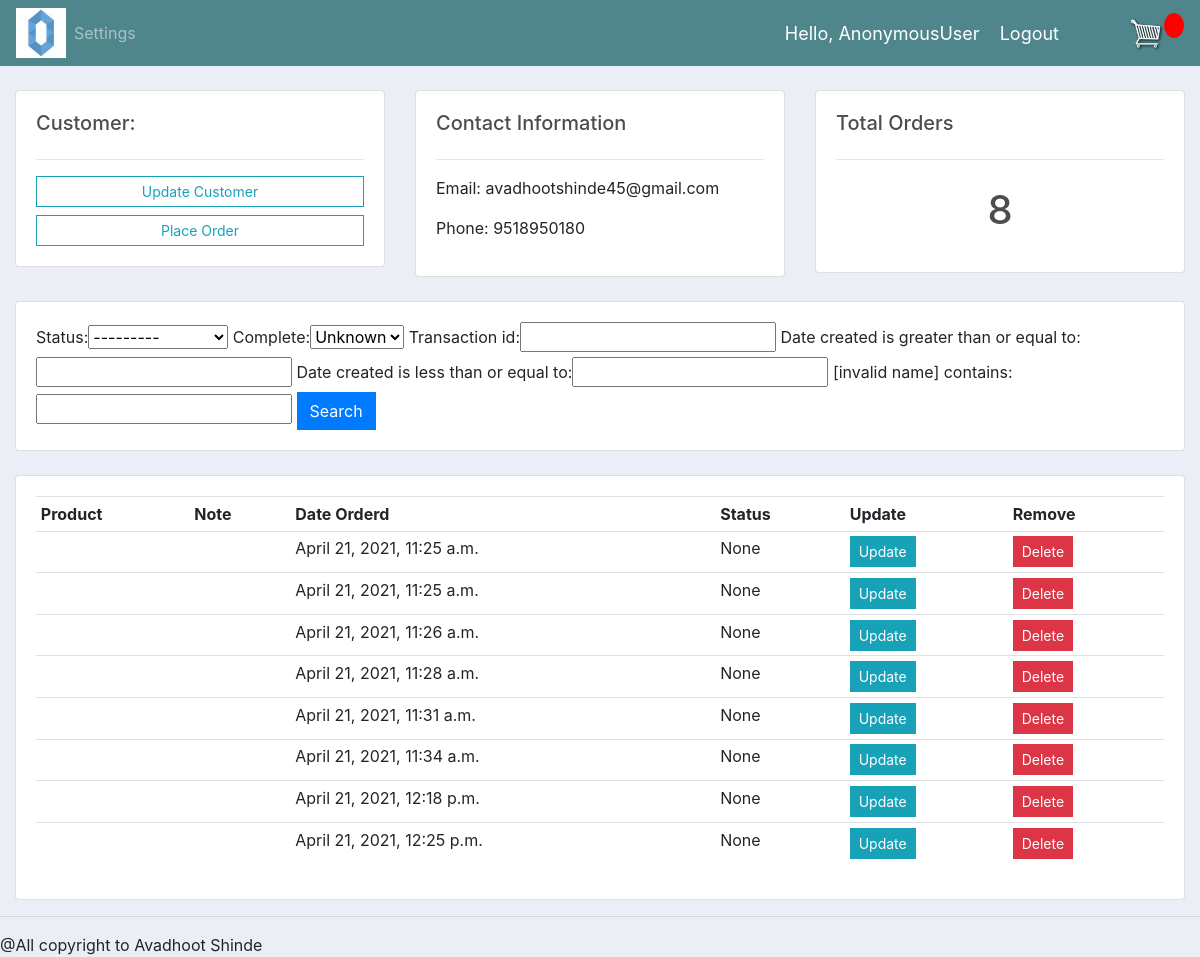
The app's page /customer/17/, older data.
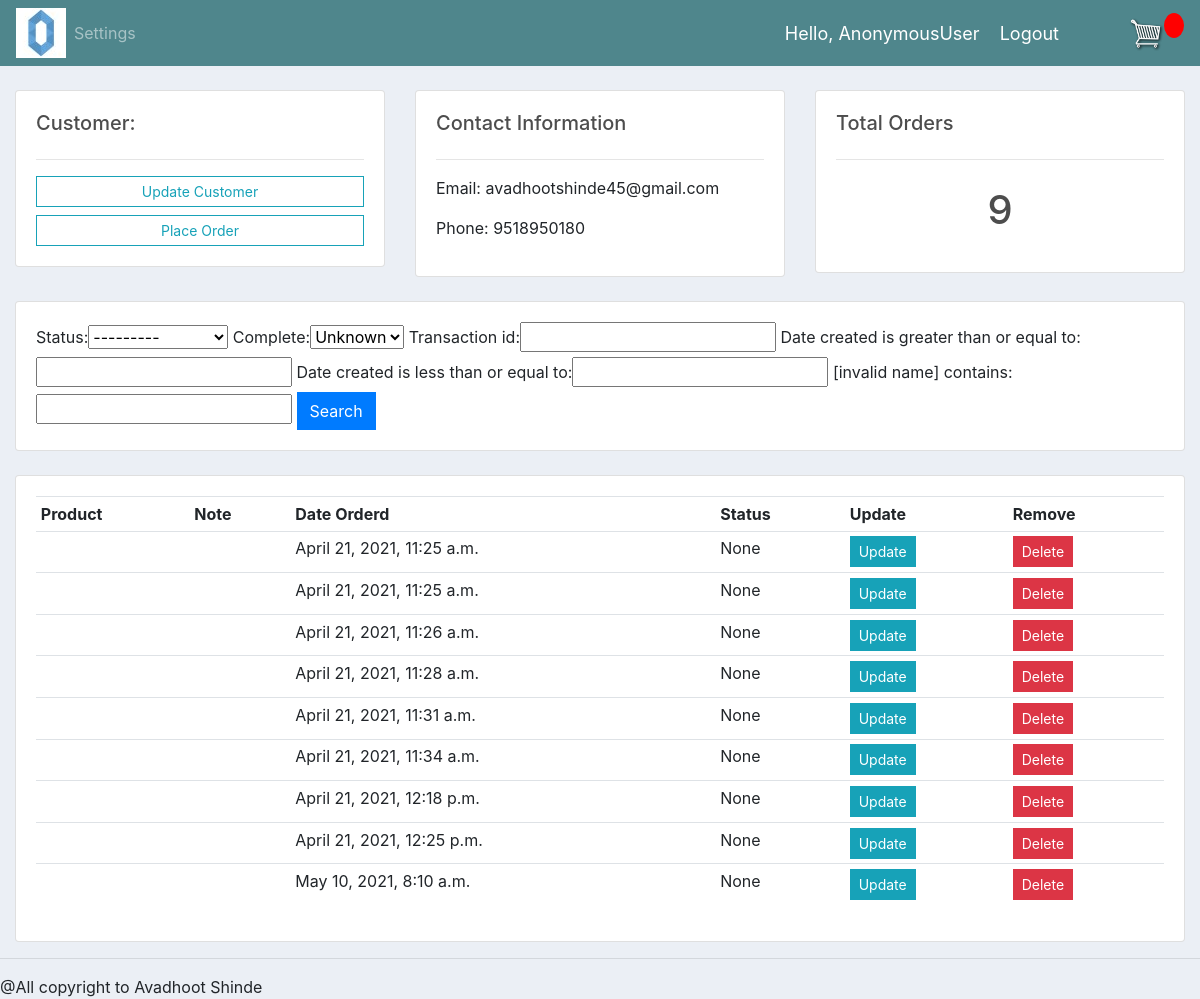
The same page, newer data.
### accounts/models.py (models this page shows, shortened)
class Order(models.Model):
	STATUS = (
			('Pending', 'Pending'),
			('Out for delivery', 'Out for delivery'),
			('Delivered', 'Delivered'),
			)
	customer = models.ForeignKey(Customer, null=True, on_delete= models.SET_NULL)
	date_created = models.DateTimeField(auto_now_add=True, null=True)
	status = models.CharField(max_length=200, null=True, choices=STATUS)
	complete = models.BooleanField(default=False)
	transaction_id = models.CharField(max_length=100, null=True)

### accounts/views.py (the view)
# urls.py: path('customer/<str:pk_test>/', views.customer, name="customer"),
def customer(request, pk_test):
	customer = Customer.objects.get(id=pk_test)
	orders = customer.order_set.all()
	order_count = orders.count()
	myFilter = OrderFilter(request.GET, queryset=orders)
	orders = myFilter.qs
	context = {'customer':customer, 'orders':orders, 'order_count':order_count,
	'myFilter':myFilter}
	return render(request, 'accounts/customer.html',context)

### accounts/templates/accounts/customer.html
{%  extends 'accounts/main.html' %}
{% block content %}
	<br>
<div class="row">
	<div class="col-md">
		<div class="card card-body">
			<h5>Customer:</h5>
			<hr>
			<a class="btn btn-outline-info  btn-sm btn-block" href="">Update Customer</a>
			<!DOCTYPE html><a class="btn btn-outline-info  btn-sm btn-block" href="{% url 'create_order' customer.id %}">Place Order</a>
		</div>
	</div>
	<div class="col-md">
		<div class="card card-body">
			<h5>Contact Information</h5>
			<hr>
			<p>Email: {{customer.email}}</p>
			<p>Phone: {{customer.phone}}</p>
		</div>
	</div>
	<div class="col-md">
		<div class="card card-body">
			<h5>Total Orders</h5>
			<hr>
			<h1 style="text-align: center;padding: 10px">{{order_count}}</h1>
		</div>
	</div>
</div>
<br>
<div class="row">
	<div class="col">
		<div class="card card-body">
			<form method="get">
				{{myFilter.form}}
		    <button class="btn btn-primary" type="submit">Search</button>
		  </form>
		</div>
	</div>
</div>
<br>
<div class="row">
	<div class="col-md">
		<div class="card card-body">
			<table class="table table-sm">
				<tr>
					<th>Product</th>
					<th>Note</th>
					<th>Date Orderd</th>
					<th>Status</th>
					<th>Update</th>
					<th>Remove</th>
				</tr>
				{% for order in orders %}
				<tr>
					<td>{{order.product}}</td>
					<td>{{order.note}}</td>
					<td>{{order.date_created}}</td>
					<td>{{order.status}}</td>
					<td><a class="btn btn-sm btn-info" href="{% url 'update_order' order.id %}">Update</a></td>
					<td><a class="btn btn-sm btn-danger" href="{% url 'delete_order' order.id %}">Delete</a></td>
				</tr>
				{% endfor %}
			</table>
		</div>
	</div>
</div>
{% endblock %}

Row changes from the older to the newer data that the page shows:
added Order: date_created "May 10, 2021, 8:10 a.m.", status "None"
Text that changed along with them:
{{ order_count }}: "8" → "9"
